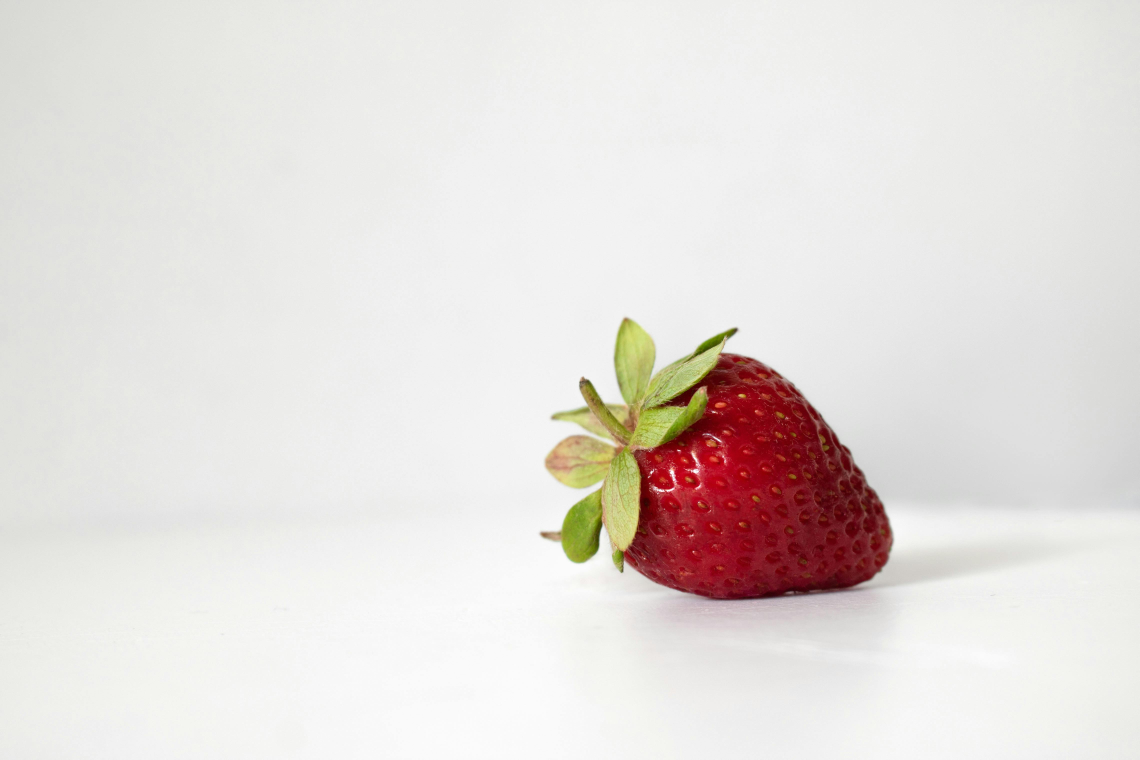
#> input picture images/strawberry.jpg, 4557 x 3038 px (shown at 1/4 size)
$ python test2.py
#> lines starting #> are read from the running program, lines starting #| are printed output that depends on the picture; after the words box and inside, x2 and y2 are one past the last pixel; in counts of white or black regions, pixels touching at a corner belong together
import cv2
import numpy as np
import os
import time

# Define image paths
path_natural = "./images/strawberry.jpg"
path_medical = "./images/xray.jpg"
path_industrial = "./images/board.jpeg"

# Load images
images = {
    "natural": cv2.imread(path_natural),
    "medical": cv2.imread(path_medical),
    "industrial": cv2.imread(path_industrial),
}
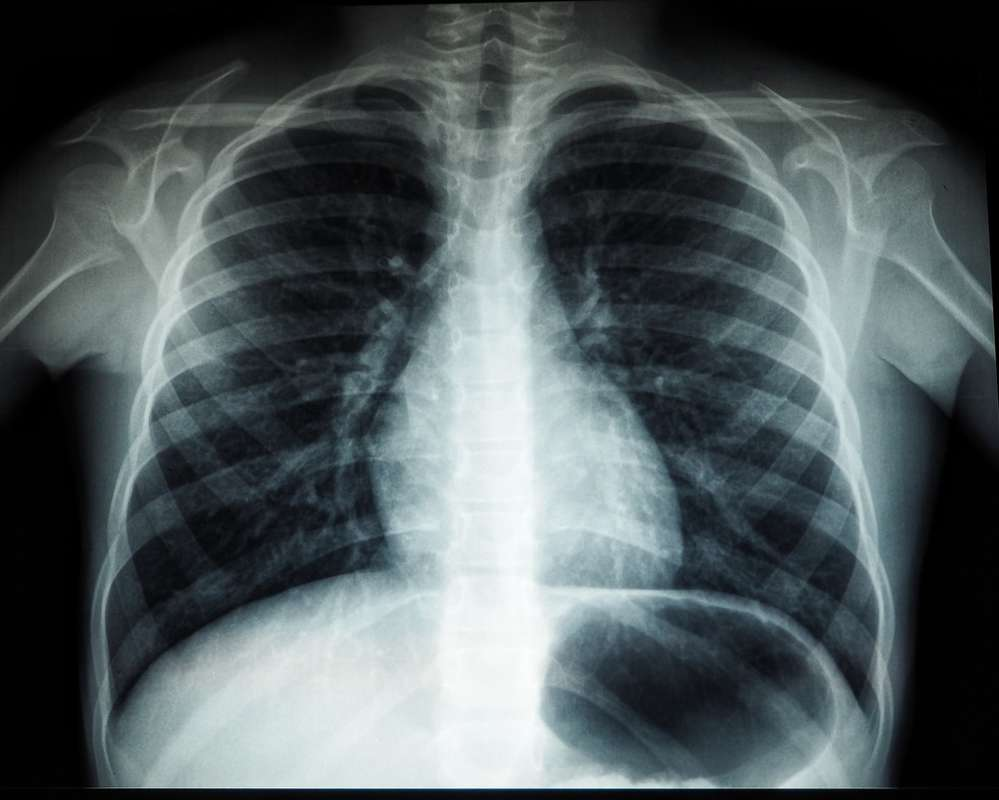
#> input picture images/xray.jpg, 999 x 800 px
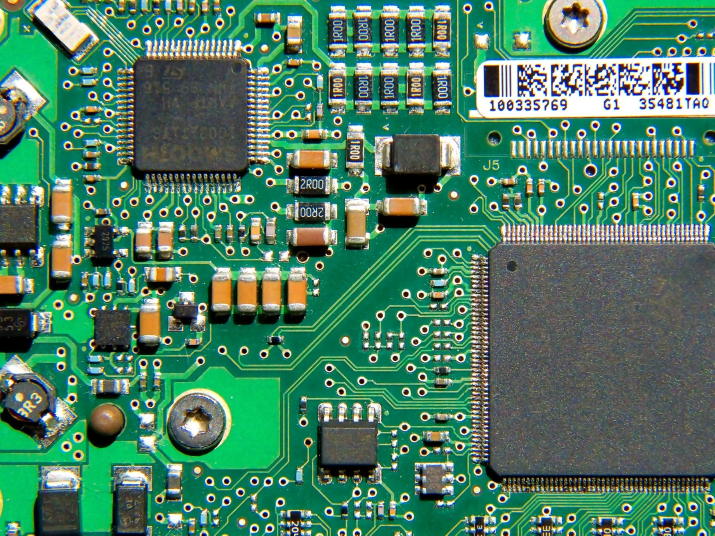
#> input picture images/board.jpeg, 1429 x 1071 px (shown at 1/2 size)

# Create results folder
os.makedirs("results", exist_ok=True)

# Target width for resized images (to speed up K-Means)
TARGET_WIDTH = 400


def resize_with_padding(img, target_width):
    h, w = img.shape[:2]
    scale = target_width / w
    new_h = int(h * scale)
    resized = cv2.resize(img, (target_width, new_h))

    # Create canvas with target size (square or fixed height)
    canvas_h = max(new_h, target_width)  # or use fixed: 512
    canvas = np.zeros((canvas_h, target_width, 3), dtype=np.uint8)

    # Center the resized image
    y_offset = (canvas_h - new_h) // 2
    canvas[y_offset : y_offset + new_h, :] = resized

    return canvas, (target_width, new_h)  # return resized and original resized size


# Process each image
for image_type, img in images.items():
    if img is None:
        print(f"Erro ao carregar imagem {image_type}.")
        continue

    # Resize original with padding
    img_resized, orig_size = resize_with_padding(img, TARGET_WIDTH)

    # Convert to grayscale for Otsu
    gray = cv2.cvtColor(img_resized, cv2.COLOR_BGR2GRAY)

    # Apply Otsu's thresholding
    _, otsu = cv2.threshold(gray, 0, 255, cv2.THRESH_BINARY + cv2.THRESH_OTSU)
    otsu_rgb = cv2.cvtColor(otsu, cv2.COLOR_GRAY2BGR)

    # Vary K for K-Means
    for k in [2, 3, 4]:
        start = time.time()

        # Use original resized image (without padding) for K-Means to avoid black pixels
        img_for_kmeans = cv2.resize(img, (TARGET_WIDTH, orig_size[1]))
        pixel_values = img_for_kmeans.reshape((-1, 3))
        pixel_values = np.float32(pixel_values)

        criteria = (cv2.TERM_CRITERIA_EPS + cv2.TERM_CRITERIA_MAX_ITER, 50, 0.2)
        _, labels, centers = cv2.kmeans(
            pixel_values, k, None, criteria, 5, cv2.KMEANS_RANDOM_CENTERS
        )

        centers = np.uint8(centers)
        kmeans_result = centers[labels.flatten()]
        kmeans_img = kmeans_result.reshape(img_for_kmeans.shape)

        # Resize K-Means result with padding to match canvas
        kmeans_padded, _ = resize_with_padding(kmeans_img, TARGET_WIDTH)

        # Print info
        print(f"Centróides para {image_type} com K={k}: {centers}")
        unique_colors = np.unique(kmeans_img.reshape(-1, 3), axis=0)
        print(f"Cores únicas (sem padding): {len(unique_colors)}")

        # Combine: Original | Otsu | K-Means (all same height)
        combined = np.hstack((img_resized, otsu_rgb, kmeans_padded))

        # Save as PNG
        save_path = f"results/{image_type}_k{k}.png"
        cv2.imwrite(save_path, combined, [cv2.IMWRITE_PNG_COMPRESSION, 0])
        print(f"Salvo: {save_path}")
        print(f"Tempo K-Means: {time.time() - start:.2f}s\n")
#> this loop made 3 passes
#> (image_type, orig_size) on passes 1 to 3: ('natural', (400, 266)), ('medical', (400, 320)), ('industrial', (400, 299))
#> (printed output is left out)
#> pass 1, `_, otsu = cv2.threshold(gray, 0, 255, cv2.THRESH_BINARY + cv2.THRESH_O..`:
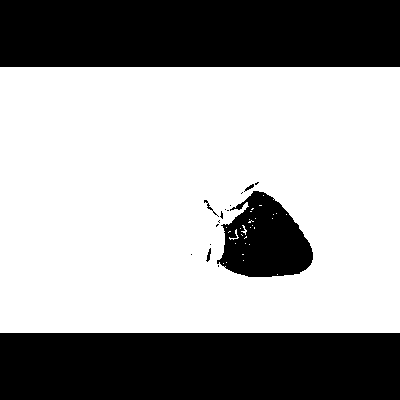
#> otsu: shape (400, 400); 63% white; 17 black regions (11 under 20 px), largest, box (x1, y1, x2, y2) and area: (0, 0, 400, 67) 26800, (0, 333, 400, 400) 26800, (217, 191, 313, 277) 5495, (204, 200, 219, 217) 38, (206, 248, 211, 262) 34, (244, 184, 254, 192) 29
#> after the loop:
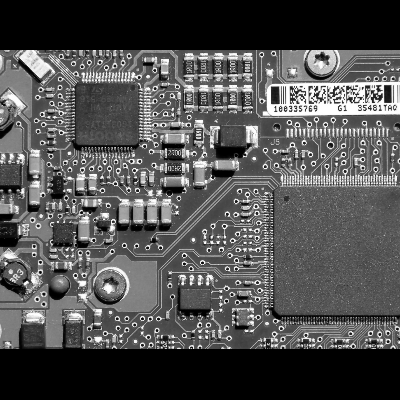
#> gray: shape (400, 400); min 0, max 255, mean 80.5
#> after the loop:
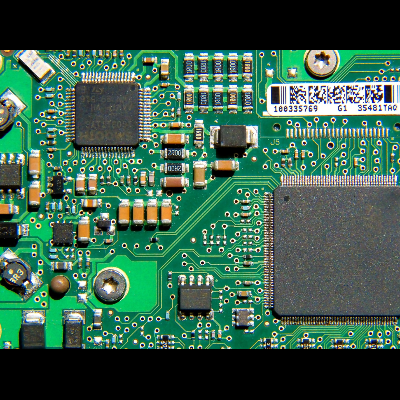
#> img_resized: shape (400, 400, 3); mean B, G, R 74.7, 94.3, 55.7
#> after the loop:
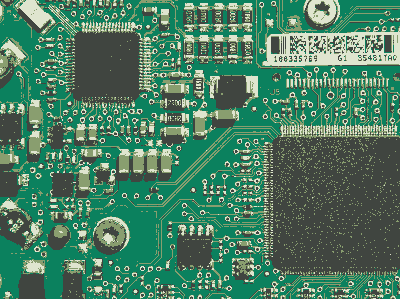
#> kmeans_img: shape (299, 400, 3); mean B, G, R 99.7, 125.4, 74.1
#> after the loop:
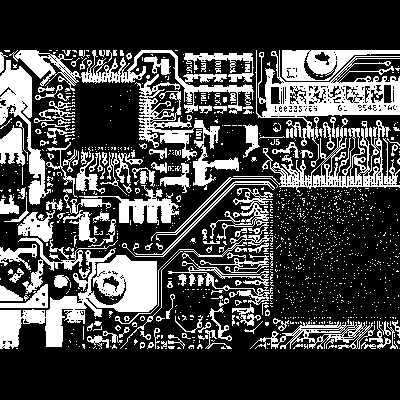
#> otsu: shape (400, 400); 27.2% white; 1205 white regions (1047 under 20 px), largest, box (x1, y1, x2, y2) and area: (0, 248, 157, 349) 5486, (255, 50, 400, 167) 4458, (9, 50, 254, 114) 3004
